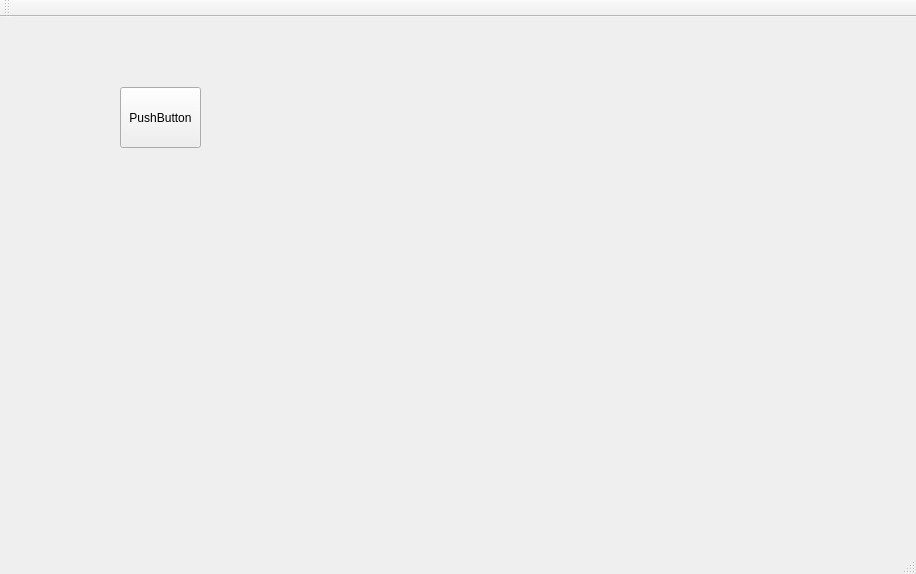
<?xml version="1.0" encoding="UTF-8"?>
<ui version="4.0">
 <class>MainWindow</class>
 <widget class="QMainWindow" name="MainWindow">
  <property name="geometry">
   <rect>
    <x>0</x>
    <y>0</y>
    <width>916</width>
    <height>574</height>
   </rect>
  </property>
  <property name="windowTitle">
   <string>MainWindow</string>
  </property>
  <widget class="QWidget" name="centralWidget">
   <layout class="QVBoxLayout" name="verticalLayout" stretch="1">
    <property name="spacing">
     <number>0</number>
    </property>
    <property name="sizeConstraint">
     <enum>QLayout::SetNoConstraint</enum>
    </property>
    <property name="leftMargin">
     <number>0</number>
    </property>
    <property name="topMargin">
     <number>0</number>
    </property>
    <property name="rightMargin">
     <number>0</number>
    </property>
    <property name="bottomMargin">
     <number>0</number>
    </property>
    <item>
     <widget class="QWidget" name="widget" native="true">
      <widget class="QPushButton" name="pushButton">
       <property name="geometry">
        <rect>
         <x>120</x>
         <y>70</y>
         <width>81</width>
         <height>61</height>
        </rect>
       </property>
       <property name="text">
        <string>PushButton</string>
       </property>
      </widget>
     </widget>
    </item>
   </layout>
  </widget>
  <widget class="QMenuBar" name="menuBar">
   <property name="geometry">
    <rect>
     <x>0</x>
     <y>0</y>
     <width>916</width>
     <height>20</height>
    </rect>
   </property>
  </widget>
  <widget class="QToolBar" name="mainToolBar">
   <attribute name="toolBarArea">
    <enum>TopToolBarArea</enum>
   </attribute>
   <attribute name="toolBarBreak">
    <bool>false</bool>
   </attribute>
  </widget>
  <widget class="QStatusBar" name="statusBar"/>
 </widget>
 <layoutdefault spacing="6" margin="11"/>
 <resources/>
 <connections/>
</ui>
